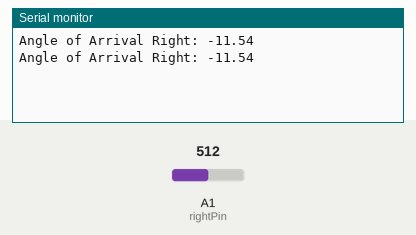
The sketch below on a simulated Arduino Uno, built with avr-gcc and run on an emulated ATmega328P. Shown: the last lines printed to the serial monitor. The inputs (shaded band) are chosen by the test bench; at power-on: A1 (rightPin) = 512.

Above: at 1.8 s.
1.9 s: A1 (rightPin) set to 836
At 2.8 s:
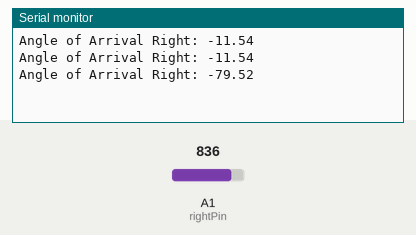
3.4 s: A1 (rightPin) set to 858
At 4.6 s:
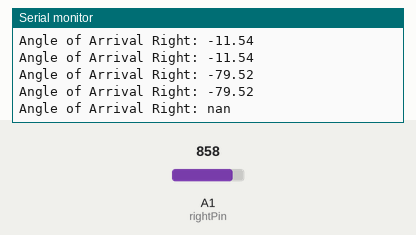

The sketch:

Angle.ino
```cpp
#include <math.h>

//const int gainPin = 1;
const int leftPin = 2;
const int rightPin = 1;
double leftAoA = 0.0;
double rightAoA = 0.0;
//Finding minimum and maximum digital values according to min & max voltages that come from phase detector

int leftMinVal = 15; //(1024/5)*p Volt, theretical minimum is 0.0 Volt
int leftMaxVal = 428; //(1024/5)*q Volt, theoretical maximum is 1.8 Volt

int rightMinVal = 15; //(1024/5)*0.260 Volt, theretical minimum is 0.0 Volt
int rightMaxVal = 428; //(1024/5)*2.148 Volt, theoretical maximum is 1.8 Volt

double left;
double leftVolt;
double right;
double rightVolt;
double x = 0.0;

void setup(){
 Serial.begin(9600);
}

void printL(){//rear
  //read the analog values from phase detector
  int leftRead = analogRead(leftPin);
  leftVolt = leftRead*0.0048828125; //multiplying by quantized voltage unit to obtain analog value
  double leftAng = map(leftRead, leftMinVal, leftMaxVal, 180.0, 0.0);
  double leftAngRad = leftAng/57.29578;
  //leftAoA = 135 - (57.29578)*asin(leftAngRad/3.14159265);
  leftAoA = (57.29578)*asin(leftAngRad/(2.414*3.14159265));
  //Serial.print("Digital value Left:");
  //Serial.println(leftRead);
  //Serial.print("Voltage Left: ");
  //Serial.println(leftVolt);
  //Serial.print("Phase Difference Left: ");
  //Serial.println(leftAng);
  Serial.print("Angle of Arrival Left: ");
  Serial.println(leftAoA);
  Serial.println();

}

  void printR(){//front pair
  int rightRead = analogRead(rightPin);
  rightVolt = rightRead*0.0048828125;
  double rightAng = map(rightRead, rightMinVal, rightMaxVal, 180.0, 0.0);
  double rightAngRad = rightAng/57.29578;
  rightAoA = (57.29578)*asin(rightAngRad/3.14159265);
  //Serial.print("Digital value Right:");
  //Serial.println(rightRead);
  //Serial.print("Voltage Right: ");
  //Serial.println(rightVolt);
  //Serial.print("Phase Difference Right: ");
  //Serial.println(rightAng);
  Serial.print("Angle of Arrival Right: ");
  Serial.println(rightAoA);
  //Serial.println();
}

void loop(){
  printR();
  //printL();
  delay (1000);
}
```

Measured:
- the behaviour switches between 843 and 844 on A1 (rightPin) (found by bisection; images 1 and 2)
- after the input at 1.9 s, the serial monitor: prints a new line after 0.10 s (image 1)
- after the input at 3.4 s, the serial monitor: prints a new line after 0.60 s (image 2)
